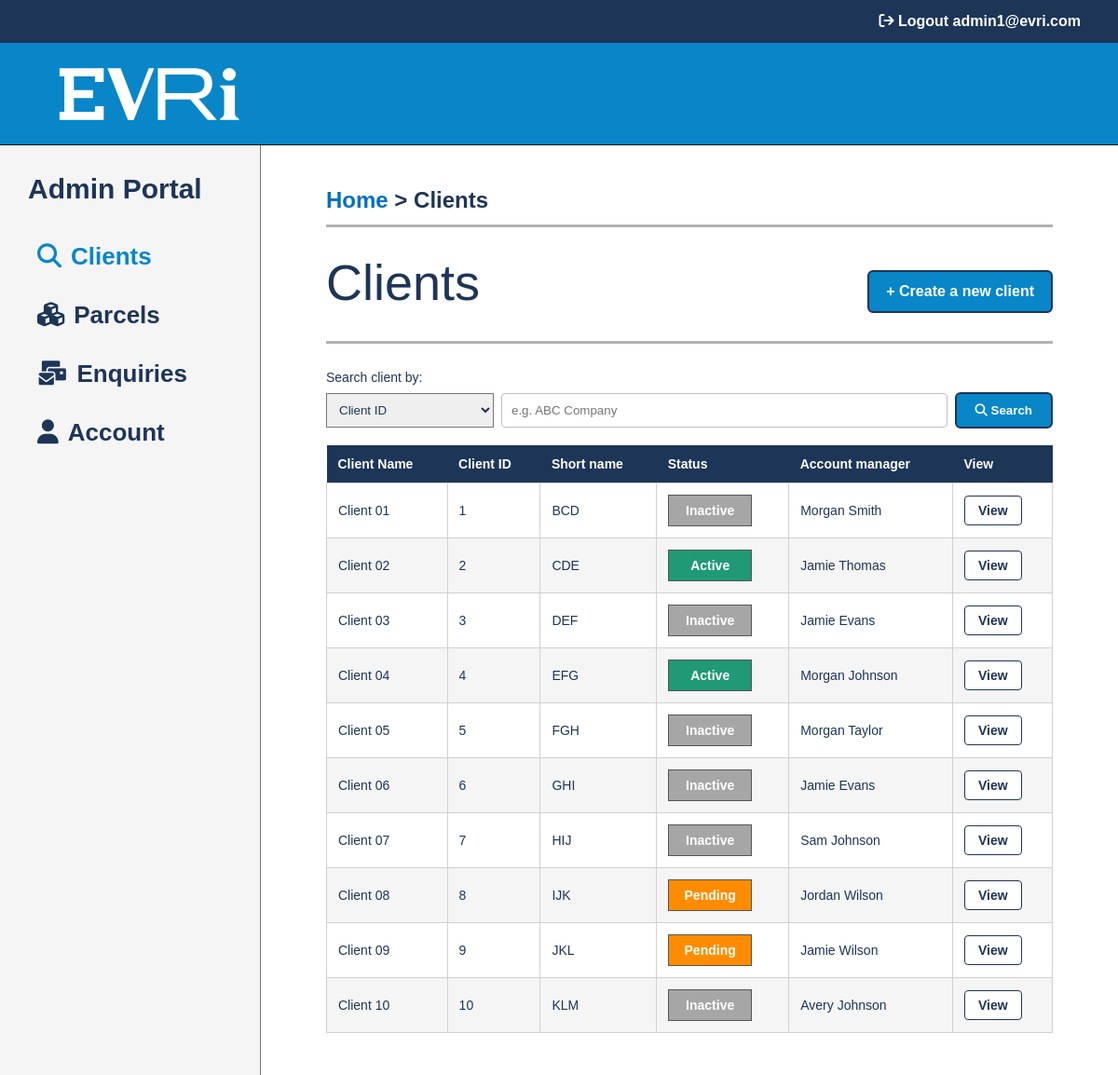
/admin/clients (signed in), run on an earlier commit of the app's database.
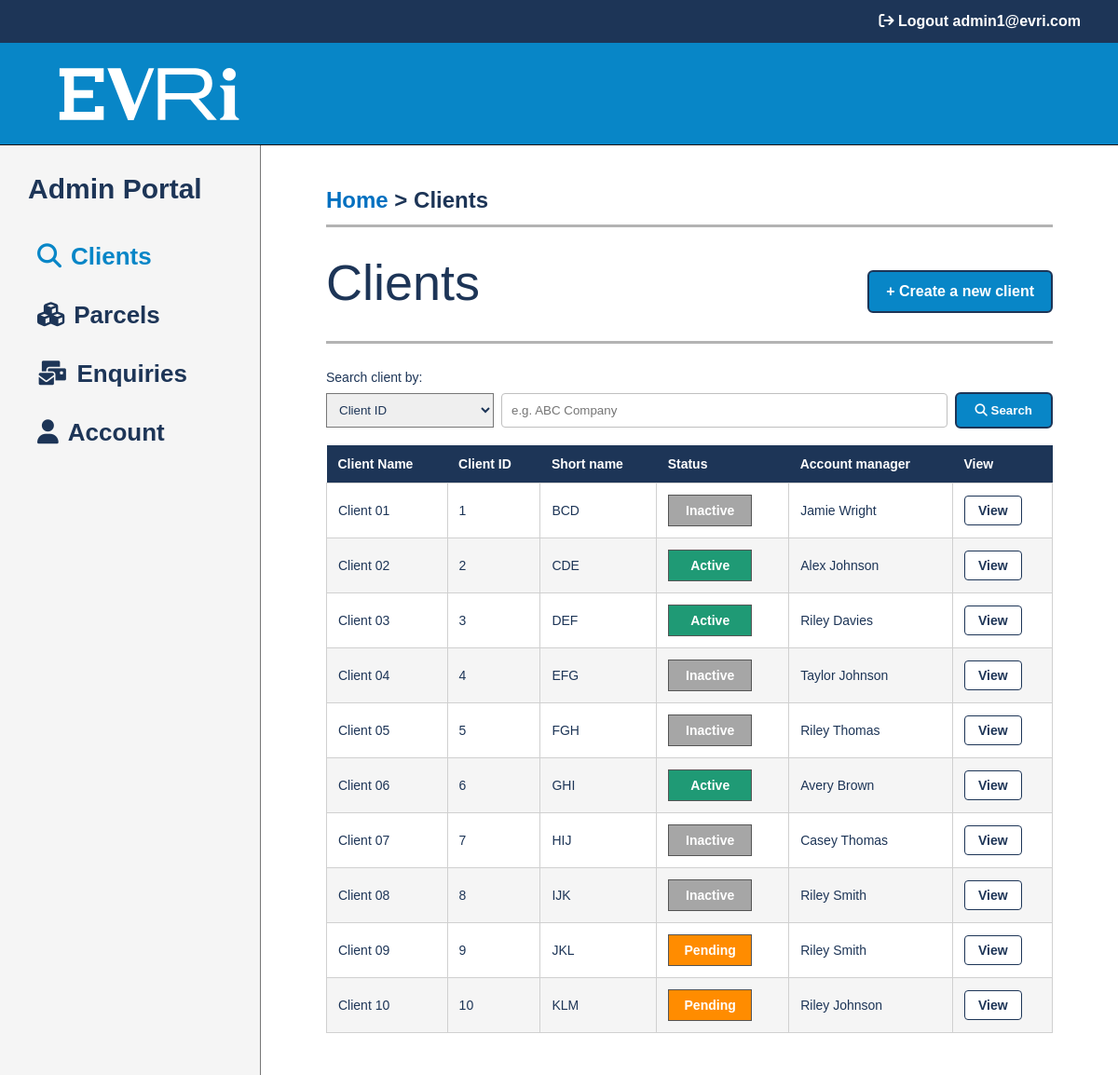
And on a later commit of the database.
### models/client.py (models this page shows)
class Client(db.Model):
    id = db.Column(db.Integer, primary_key=True)
    client_name = db.Column(db.String(120), nullable=False)
    short_name = db.Column(db.String(4), nullable=False)
    status = db.Column(db.String(8), nullable=False, default="Pending")
    account_manager = db.Column(db.String(100), nullable=False)
    phone_number = db.Column(db.String(31), nullable=False)
    email = db.Column(db.String(120), nullable=False)
    address_line_1 = db.Column(db.String(120), nullable=False)
    address_line_2 = db.Column(db.String(120), nullable=True)
    address_line_3 = db.Column(db.String(120), nullable=True)
    address_line_4 = db.Column(db.String(120), nullable=True)
    postcode = db.Column(db.String(20), nullable=False)
    country = db.Column(db.String(80), nullable=False)
    allow_stop_and_return = db.Column(db.Boolean, nullable=False, default=False)
    created_at = db.Column(db.DateTime, nullable=False, default=lambda: datetime.now(timezone.utc))
    updated_at = db.Column(db.DateTime, nullable=False, default=lambda: datetime.now(timezone.utc))

### routes/admin_routes.py (the view, shortened to what this page needs)
@admin_bp.route("/admin/clients")
@role_required("admin")
def admin_clients():
    search_by = request.args.get("search_by", "client_id")
    search_value = request.args.get("search_value", "").strip()
    query = Client.query
    clients = query.order_by(Client.client_name.asc()).all()
    return render_template(
        "clients.html",
        clients=clients,
        role="admin",
        portal_title="Admin Portal",
        page_title="Clients",
        email=session.get("email"),
        active_page="clients",
        search_by=search_by,
        search_value=search_value,
    )

### auth_utils.py (called while the page is built)
def role_required(required_role):
    def decorator(view_function):
        @wraps(view_function)
        def wrapper(*args, **kwargs):
            if "user_id" not in session:
                flash("Please log in to access the portal.", "error")
                return redirect(url_for("auth.login"))
            if session.get("role") != required_role:
                flash("You do not have permission to access that page.", "error")
                if session.get("role") == "admin":
                    return redirect(url_for("admin.admin_home"))
                return redirect(url_for("client.client_home"))
            return view_function(*args, **kwargs)
        return wrapper
    return decorator

### templates/clients.html
{% extends "base_layout.html" %}
{% block content %}
    {% include "content/clients_content.html" %}
{% endblock %}

### templates/content/clients_content.html (shortened to what this page needs)
<div class="breadcrumb">
    <a href="{{ url_for('admin.admin_home') }}">Home</a>
    <span>&gt;</span>
    <span>Clients</span>
</div>
<hr class="page-divider">
<div class="page-heading-row">
    <h1 class="page-title">Clients</h1>
    <a href="{{ url_for('admin.admin_create_client', step=1) }}" class="small-primary-button">+ Create a new client</a>
</div>
<hr class="page-divider">
<form method="GET" action="{{ url_for('admin.admin_clients') }}" class="search-form">
    <label class="search-label">Search client by:</label>
    <div class="search-row">
        <select name="search_by" class="search-select">
            <option value="client_id" {% if search_by == "client_id" %}selected{% endif %}>
                Client ID
            </option>
        </select>
        <input
            type="text"
            name="search_value"
            class="search-input"
            placeholder="e.g. ABC Company"
            value="{{ search_value }}"
        >
        <button type="submit" class="search-button">
            <i class="fa-solid fa-magnifying-glass"></i>
            Search
        </button>
    </div>
</form>
<table class="data-table">
    <thead>
        <tr>
            <th>Client Name</th>
            <th>Client ID</th>
            <th>Short name</th>
            <th>Status</th>
            <th>Account manager</th>
            <th>View</th>
        </tr>
    </thead>
    <tbody>
        {% if clients %}
            {% for client in clients %}
                <tr>
                    <td>{{ client.client_name }}</td>
                    <td>{{ client.id }}</td>
                    <td>{{ client.short_name }}</td>
                    <td>
                        <span class="status-badge status-{{ client.status|lower|replace(' ', '-') }}">
                            {{ client.status }}
                        </span>
                    </td>
                    <td>{{ client.account_manager }}</td>
                    <td>
                        <a href="{{ url_for('admin.admin_view_client', client_id=client.id) }}" class="view-button">View</a>
                    </td>
                </tr>
            {% endfor %}
        {% endif %}
    </tbody>
</table>

What changed in the data, as far as the page shows it:
changed Client "Client 01": account_manager "Morgan Smith" → "Jamie Wright"
changed Client "Client 02": account_manager "Jamie Thomas" → "Alex Johnson"
changed Client "Client 03": status "Inactive" → "Active"; account_manager "Jamie Evans" → "Riley Davies"
changed Client "Client 04": status "Active" → "Inactive"; account_manager "Morgan Johnson" → "Taylor Johnson"
changed Client "Client 05": account_manager "Morgan Taylor" → "Riley Thomas"
changed Client "Client 06": status "Inactive" → "Active"; account_manager "Jamie Evans" → "Avery Brown"
changed Client "Client 07": account_manager "Sam Johnson" → "Casey Thomas"
changed Client "Client 08": status "Pending" → "Inactive"; account_manager "Jordan Wilson" → "Riley Smith"
changed Client "Client 09": account_manager "Jamie Wilson" → "Riley Smith"
changed Client "Client 10": status "Inactive" → "Pending"; account_manager "Avery Johnson" → "Riley Johnson"
